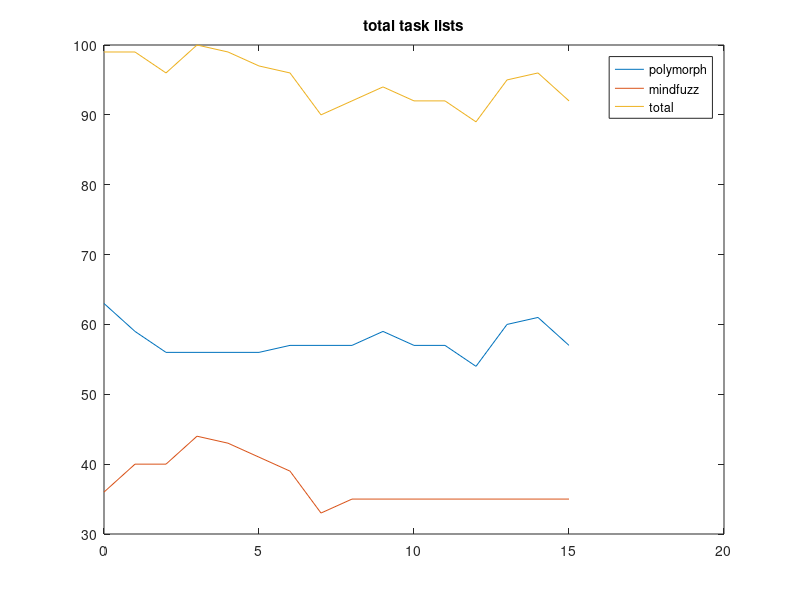
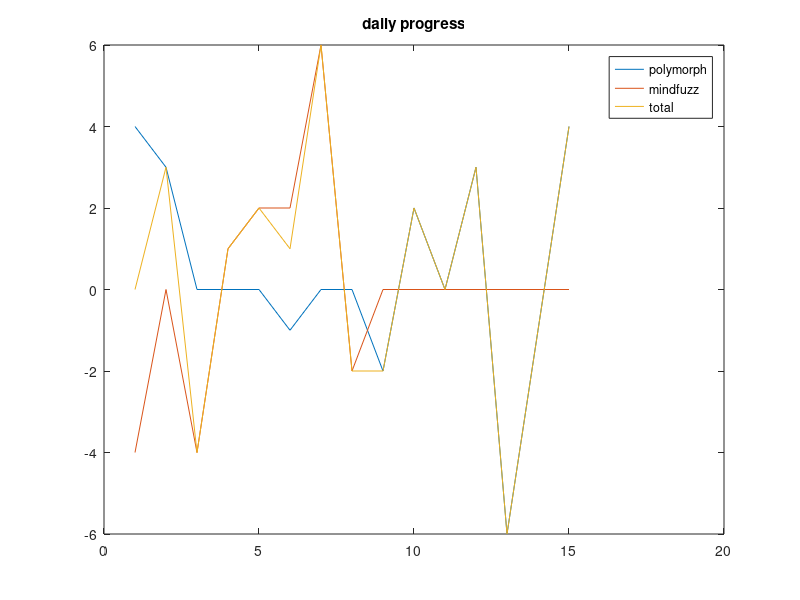

These charts were generated, in order, by the following MATLAB code:
close all
clear all

polymorph_pixel_tasks = [63,59,56,56,56,56,57,57,57,59,57,57,54,60,61,...
    57]';
mindfuzz_design_tasks = [36,40,40,44,43,41,39,33,35,35,35,35,35,35,35,...
    35]';
total_design_tasks = polymorph_pixel_tasks + mindfuzz_design_tasks;

l = length(polymorph_pixel_tasks);

x = linspace(0, l-1, l);

polymorph_deltas = polymorph_pixel_tasks(2:l) -...
    polymorph_pixel_tasks(1:l-1);
mindfuzz_deltas = mindfuzz_design_tasks(2:l) -...
    mindfuzz_design_tasks(1:l-1);
total_deltas = polymorph_deltas + mindfuzz_deltas;

figure
plot(x,polymorph_pixel_tasks);
hold on
plot(x,mindfuzz_design_tasks);
plot(x,total_design_tasks);
title('total task lists');
legend('polymorph','mindfuzz','total');

figure
plot(-1*polymorph_deltas);
hold on
plot(-1*mindfuzz_deltas);
plot(-1*total_deltas);
title('daily progress');
legend('polymorph', 'mindfuzz', 'total');
